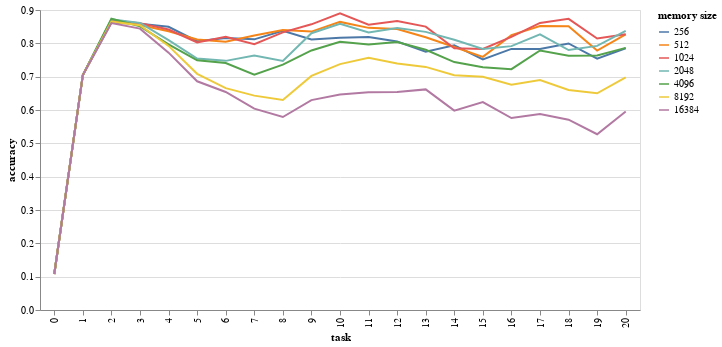

Notebook cell for this chart:
### Code cell
alt.Chart(source).mark_line().encode(
    x='task:O',
    y='accuracy:Q',
    color=alt.Color('memory size:N', sort=['256','512'])
).properties(
    width=600,
    height=300
).interactive()

### Figure 1 — Vega-Lite specification as saved in the notebook (floating-point values rounded to 4 significant figures; data arrays with more than 128 entries replaced by an {"elided": "..."} marker saying what was removed)
{"config": {"view": {"continuousWidth": 400, "continuousHeight": 300}}, "data": {"name": "data-fd95b18a511eb056d083af0ec3796afa"}, "mark": "line", "encoding": {"color": {"type": "nominal", "field": "memory size", "sort": ["256", "512"]}, "x": {"type": "ordinal", "field": "task"}, "y": {"type": "quantitative", "field": "accuracy"}}, "height": 300, "selection": {"selector023": {"type": "interval", "bind": "scales", "encodings": ["x", "y"]}}, "width": 600, "$schema": "https://vega.github.io/schema/vega-lite/v4.0.2.json", "datasets": {"data-fd95b18a511eb056d083af0ec3796afa": {"elided": "147 records"}}}
